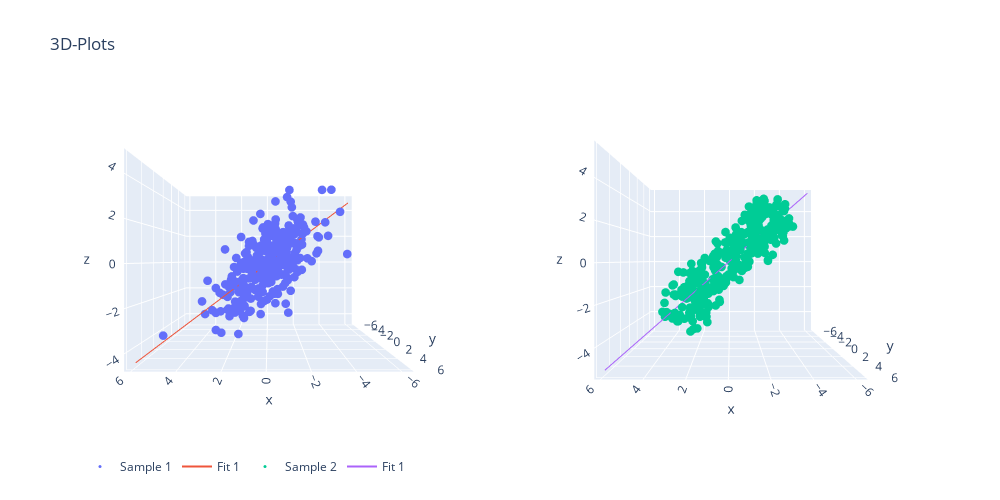

Notebook cell for this chart:
### Code cell
fig = make_subplots(rows=1, cols=2, specs=[[{"type": "scatter3d"},{"type": "scatter3d"}]])

fig.add_trace(
    go.Scatter3d(x=sample1[:,0], y=sample1[:,1], z=sample1[:,2],
                 mode='markers', marker_size=3, name='Sample 1'),
    row=1, col=1
)

model1 = LinearRegression()
model1.fit(sample1[:,[0,1]], sample1[:,[2]])
x_ols1 = np.linspace(sample1[:,[0,1]].min(), sample1[:,[0,1]].max(), 100)
y_ols1 = model1.predict(np.array([x_ols1,x_ols1]).T)
fig.add_trace(
    go.Scatter3d(x=x_ols1, y=x_ols1, z=y_ols1[:,0],
                 mode='lines', name='Fit 1'),
    row=1, col=1
)



fig.add_trace(
    go.Scatter3d(x=sample2[:,0], y=sample2[:,1], z=sample2[:,2],
                 mode='markers', marker_size=3, name='Sample 2'),
    row=1, col=2
)

model1 = LinearRegression()
model1.fit(sample2[:,[0,1]], sample2[:,[2]])
x_ols2 = np.linspace(sample1[:,[0,1]].min(), sample1[:,[0,1]].max(), 100)
y_ols2 = model1.predict(np.array([x_ols2,x_ols2]).T)
fig.add_trace(
    go.Scatter3d(x=x_ols2, y=x_ols2, z=y_ols2[:,0],
                 mode='lines', name='Fit 1'),
    row=1, col=2
)


# fig.update_xaxes(title_text="Sample 1", row=1, col=1)
# fig.update_xaxes(title_text="Sample 2", row=1, col=1)
fig.update_layout(height=500, width=1000, title_text="3D-Plots")

name = 'eye = (x:2.5, y:0., z:0.)'
camera = dict(
    eye=dict(x=0, y=2., z=0.)
)

fig.update_layout(scene_camera=camera,
                  scene2_camera=camera,
                 legend=dict(orientation='h'),
#     yanchor="bottom",
                 )#, title=name)
# fig.update_layout(scene2_camera=camera)
fig.show()
